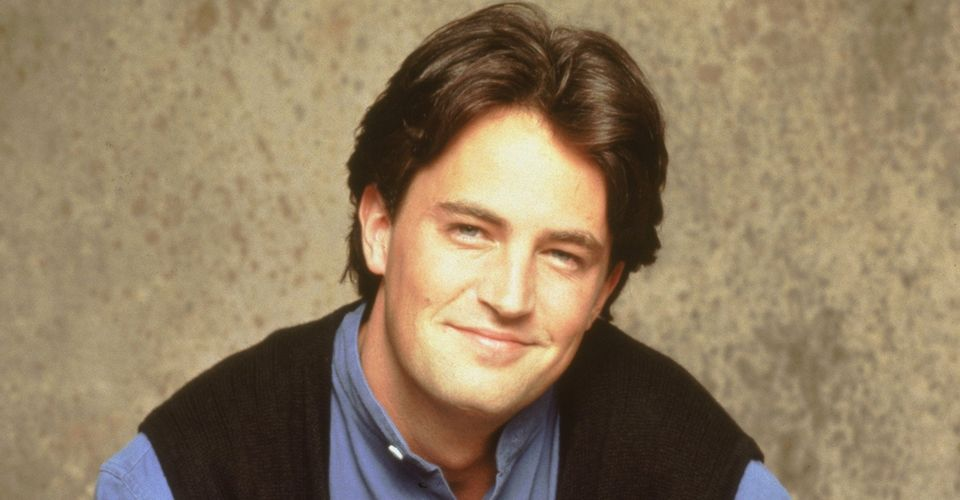
#> input picture Chandler.jpg, 960 x 500 px
$ python '15 Face detection.py'
#> lines starting #> are read from the running program, lines starting #| are printed output that depends on the picture; after the words box and inside, x2 and y2 are one past the last pixel; in counts of white or black regions, pixels touching at a corner belong together
import cv2 as cv
img = cv.imread('Chandler.jpg')
#> img is the input picture: shape (500, 960, 3); mean B, G, R 97.2, 125.1, 144.4
gray = cv.cvtColor(img,cv.COLOR_BGR2GRAY)
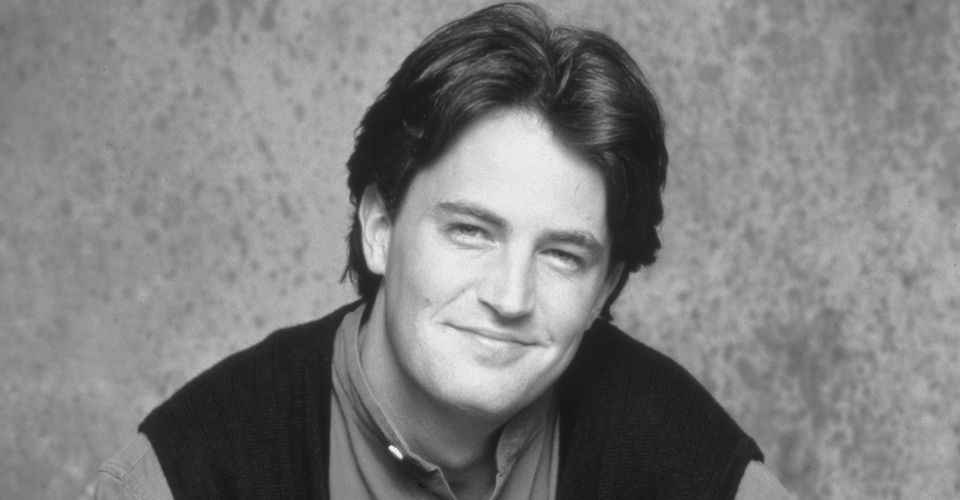
#> gray: shape (500, 960); min 19, max 249, mean 127.7
cv.imshow('gray',gray)
haar_cascade = cv.CascadeClassifier('Haar_detect.xml')
faces_rect = haar_cascade.detectMultiScale(gray,scaleFactor=1.1,minNeighbors=20)
#> faces_rect = [[386, 140, 258, 258]]
print(len(faces_rect))
#| 1
for (x,y,w,h) in faces_rect:
    cv.rectangle(img,(x,y),(x+w,y+h),(0,255,0),thickness=2)
#> this loop made 1 pass
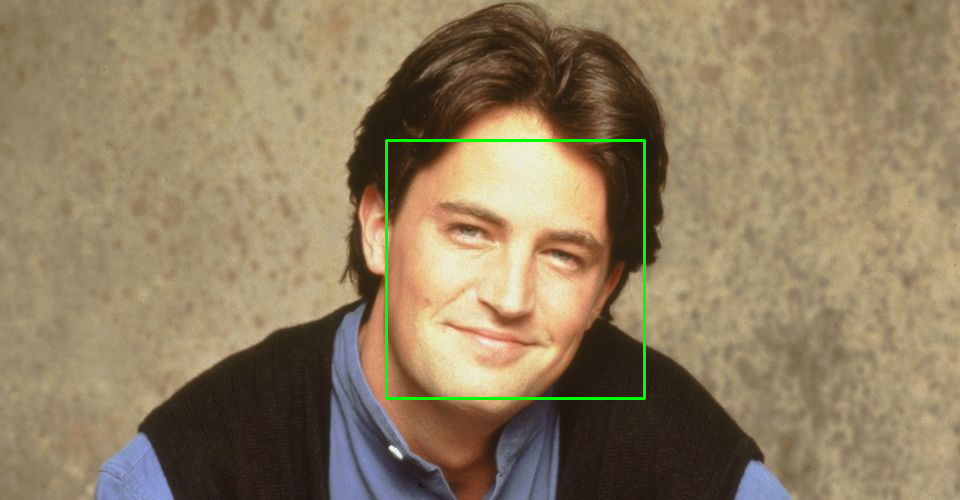
#> img: shape (500, 960, 3); 0.64% of pixels changed, all inside (x1, y1, x2, y2) = (385, 139, 646, 400)

cv.imshow('detected face',img)
cv.waitKey(0)
